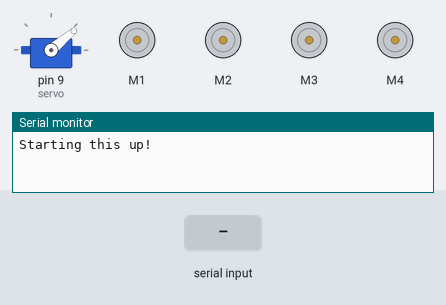
Bench run of a sketch on a simulated Arduino Uno, built with avr-gcc and run on an emulated ATmega328P. Shown: servo, 4 × DC motor (green arrow = forward, orange = backward, longer = faster), the last lines printed to the serial monitor. Inputs (shaded band) come from the test bench.

Above: at 1.2 s.
1.3 s: "3\n" received over Serial
At 1.7 s:
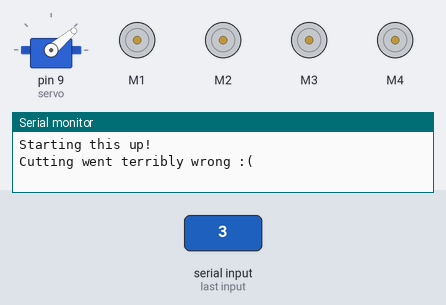
2.8 s: "1,90\n" received over Serial
At 3.6 s:
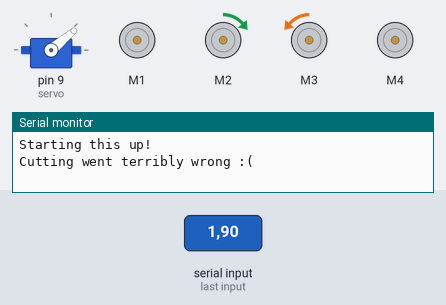
Timing chart, 0 to 5.8 s (numbered marks = the images above; inputs shaded):
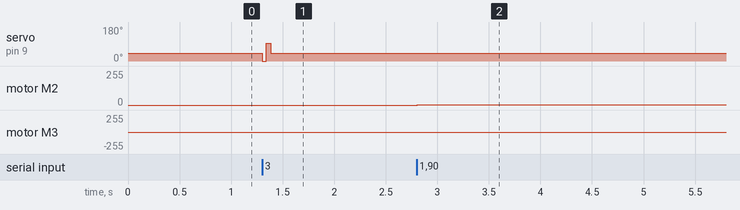

The sketch:

rover.ino
```cpp
#include <AFMotor.h>
#include <Servo.h>
#include <SoftwareSerial.h>

// Drive Instructions
const String delimiter = ";";

// Motor Setup
AF_DCMotor m1(1);
AF_DCMotor m2(2);
AF_DCMotor m3(3);
AF_DCMotor m4(4);
Servo servo;
const int initial_servo_pos = 40;

// State trackers
int cut_state = 0;
int current_left_speed;
int current_right_speed;

void cut() {
  servo.write(0);
  delay(40);
  servo.write(95);
  delay(40);
  servo.write(40);
  delay(40);
}

void setup() {
  Serial.begin(9600);
  Serial.println("Starting this up!");

  // Intialize the servo
  servo.attach(9);
  servo.write(40);

  //Set initial speed of the motor & stop
	m1.setSpeed(0);
	m1.run(RELEASE);

  m2.setSpeed(0);
  m2.run(RELEASE);

  m3.setSpeed(0);
  m3.run(RELEASE);

  m4.setSpeed(0);
  m4.run(RELEASE);

  current_left_speed = 0;
  current_right_speed = 0;
}

void update_speeds(int target_left, int target_right) {
  m2.setSpeed(target_left);
  m3.setSpeed(target_left);
  current_left_speed = target_left;

  m1.setSpeed(target_right);
  m4.setSpeed(target_right);
  current_right_speed = target_right;
}

void update_directions(int left_dir, int right_dir) {
  if (left_dir == FORWARD) {
    m2.run(FORWARD);
    m3.run(BACKWARD);
  } else if (left_dir == BACKWARD) {
    m2.run(BACKWARD);
    m3.run(FORWARD);
  } else {
    m2.run(RELEASE);
    m3.run(RELEASE);
  }

  if (right_dir == FORWARD) {
    m1.run(FORWARD);
    m4.run(BACKWARD);
  } else if (right_dir == BACKWARD) {
    m1.run(BACKWARD);
    m4.run(FORWARD);
  } else {
    m1.run(RELEASE);
    m4.run(RELEASE);
  }
}

void update_motors(int speed, int direction, int ratio) {
  // Gentle steering
  int target_left_speed = speed;
  int target_right_speed = speed;

  // Steer right
  if (ratio > 0) {
    target_right_speed = speed * (100 - ratio) / 100;
  }

  // Steer left
  if (ratio < 0) {
    target_left_speed = speed * (100 - ratio * -1) / 100;
  }

  // Default case
  update_directions(direction, direction);
  update_speeds(target_left_speed, target_right_speed);
  return;
}

void loop() {
  if (Serial.peek() != -1) {
    // Parse command
    String message = Serial.readStringUntil('\n');
    int action = message.substring(0, message.indexOf(delimiter)).toInt();
    message.remove(0, message.indexOf(delimiter) + 1);

    // Handle cut command
    if (action != NULL && action == 3) {
      int state = message.substring(0, message.indexOf(delimiter)).toInt();
      message.remove(0, message.indexOf(delimiter) + 1);
      if (state != 0 && state != 1) {
        Serial.println("Cutting went terribly wrong :(");
      }
      cut();
      delay(40);

    // Handle drive command
    } else {
      int power_ratio = message.substring(0, message.indexOf(delimiter)).toInt();
      message.remove(0, message.indexOf(delimiter) + 1);
      int speed = message.toInt();

      if (action != NULL && speed != NULL) {
        update_motors(speed, action, power_ratio);
      }
    }
  }
}
```

Measured:
- after the input at 1.3 s, servo on pin 9 (servo): 40° → 0° at once, → 95° 0.04 s later, → 40° 0.04 s later
- after the input at 2.8 s, motor M2: stopped → forward 1/255 at once; motor M3: stopped → backward 1/255 at once
